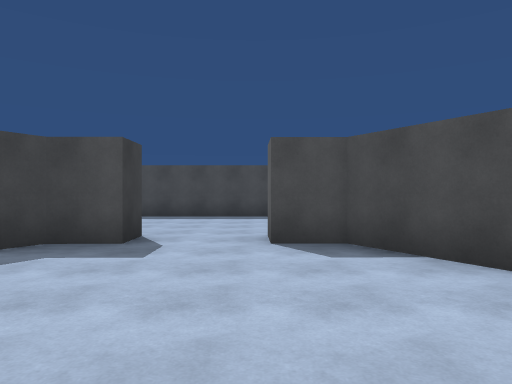
[1] (above)

24 first-person views from a walk through a scene from a Unity 3-D project. The camera is 1.4 m above the floor, looks level and sees 70° across. The floor is counted in squares, 2 m on a side. Each view is taken from the middle of a square. On the plan, view 1 faces up. The plan holds only what a view shows up to about 11 squares ahead; the rest is blank. The place goes on beyond the plan.

[2]
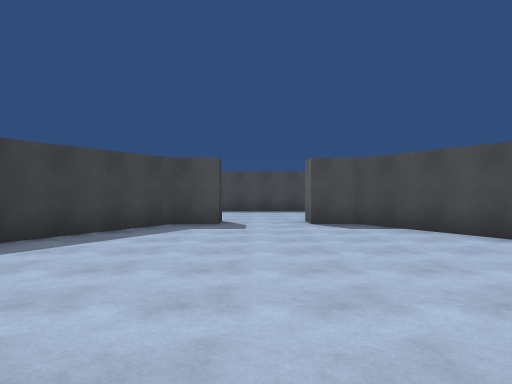

[3]
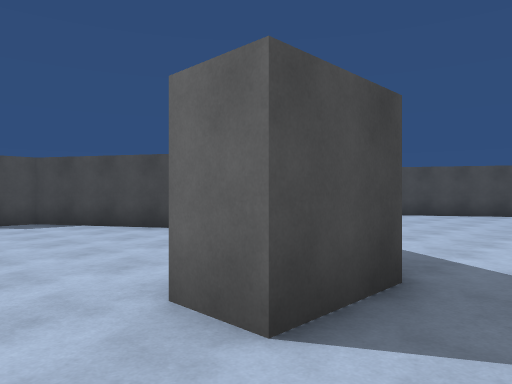

[4]
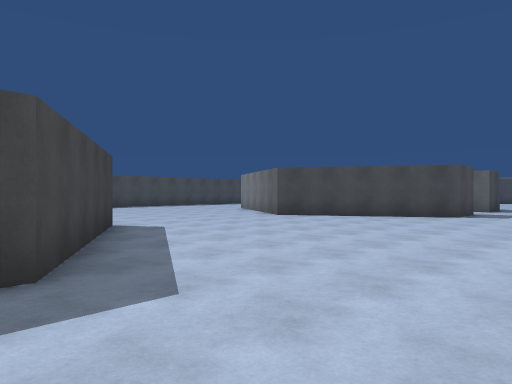

[5]
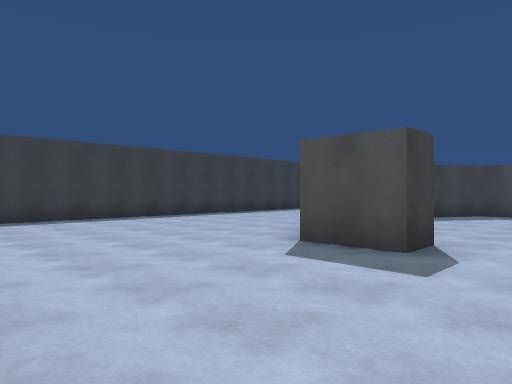

[6]
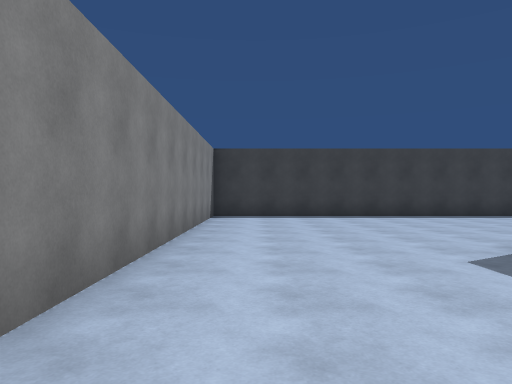

[7]
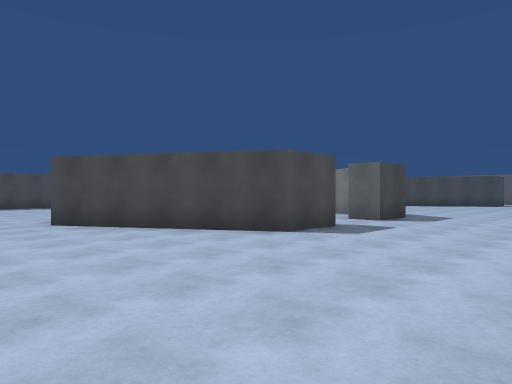

[8]
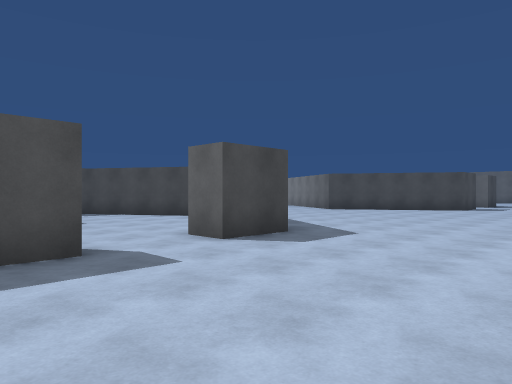

[9]
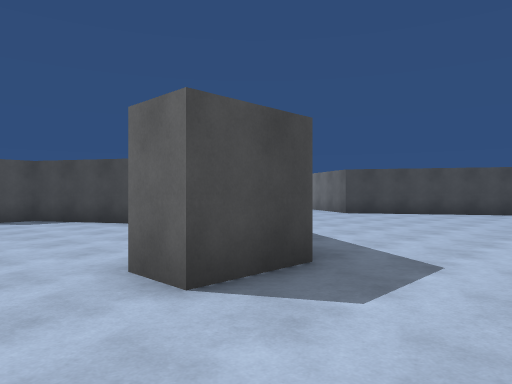

[10]
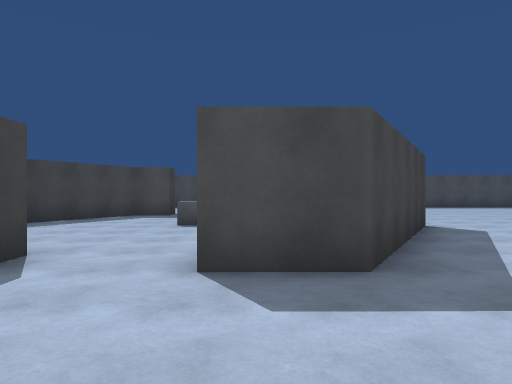

[11]
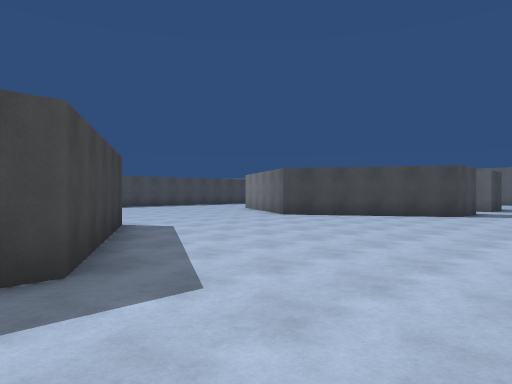

[12]
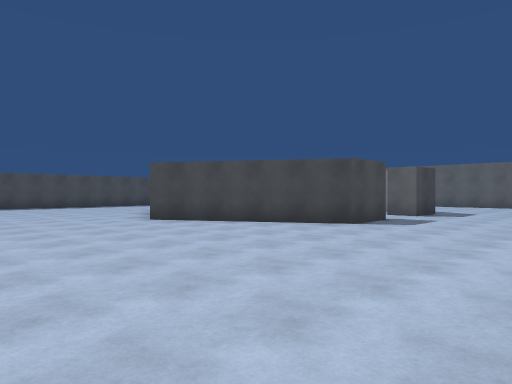

[13]
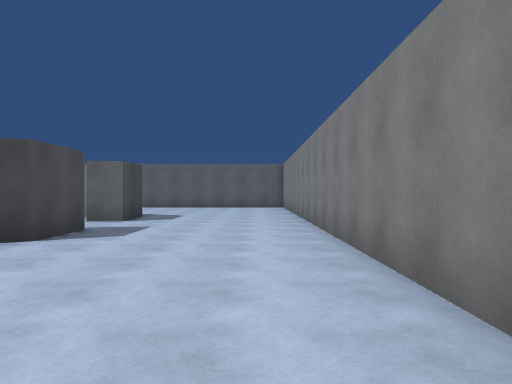

[14]
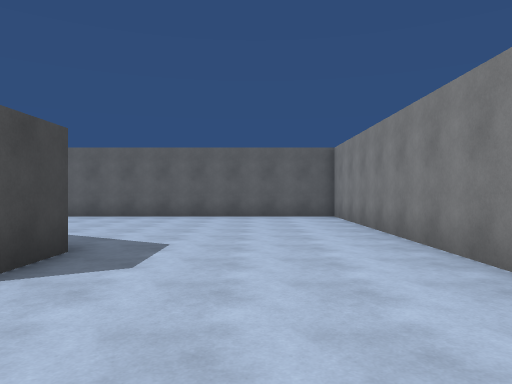

[15]
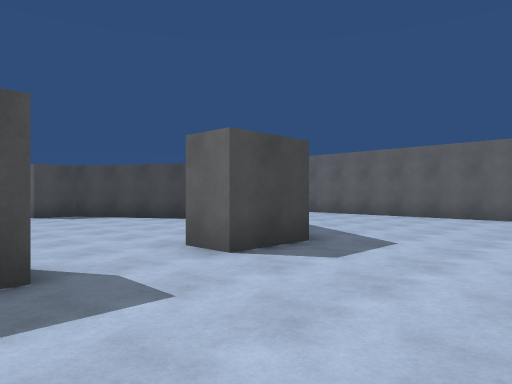

[16]
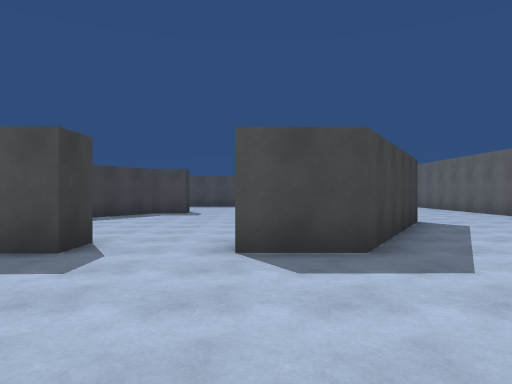

[17]
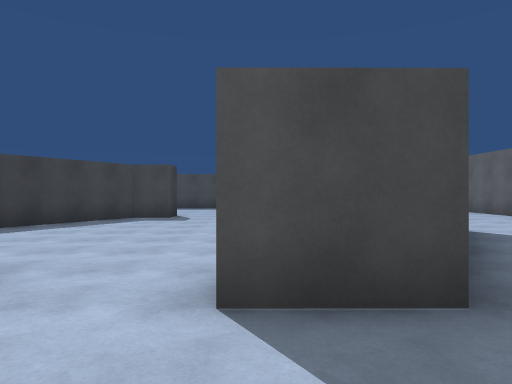

[18]
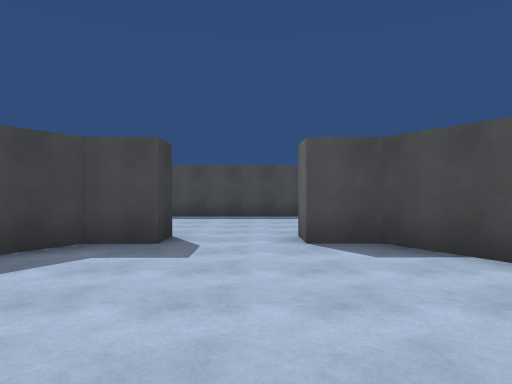

[19]
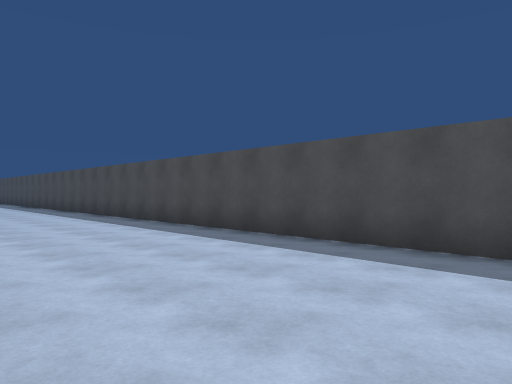

[20]
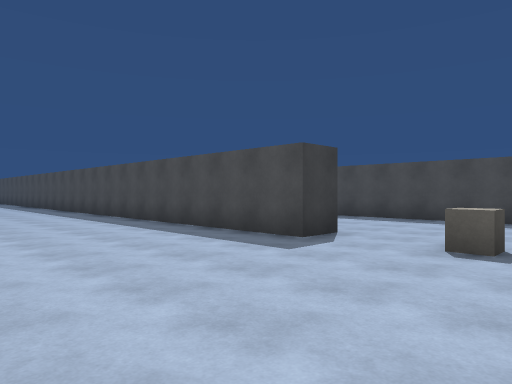

[21]
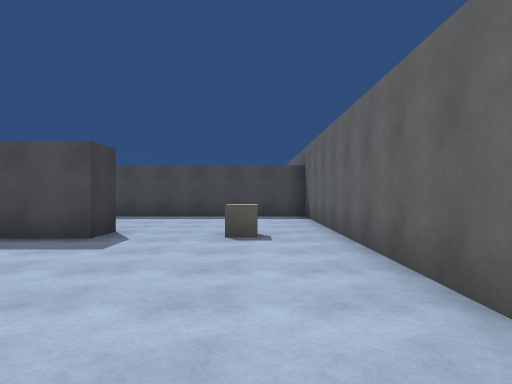

[22]
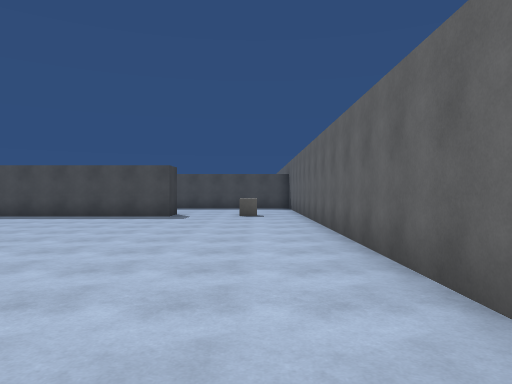

[23]
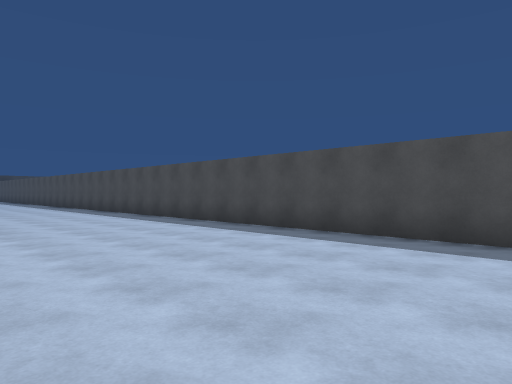

[24]
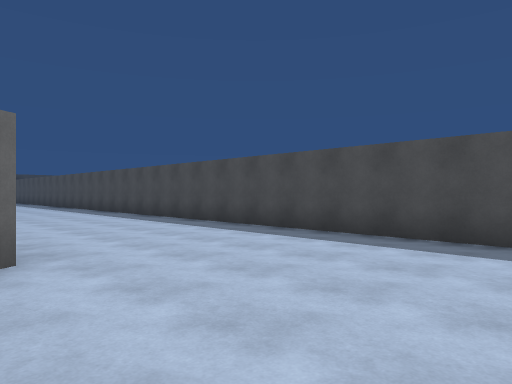

### Floor plan
Ten units are one square. View 1 is at (0, 0); x grows to the right and y downward. Boxes are objects, and circles mark ways between rooms. Rooms are numbered by the first view taken in them; rooms with no view inside come last. Other rooms are left out.
<svg viewBox="-101 -160 490 237">
<path fill="none" stroke="#000" d="M-18 -49 -28 -49 -45 -20M29 -22 12 -50 2 -50M195 -15 170 29 155 29 155 19M135 19 135 24M136 29 120 29 94 -15M43 -16 18 28 3 28 3 19M287 -58 287 -49M2 -50 2 -57M238 72 384 72 384 -4M287 19 288 28 272 28 246 -15M4 -105 -34 -105M307 -50 307 -58M-18 -58 -18 -49M-17 19 -17 28 -33 28M348 -16 323 28 308 28 308 19M345 -115 345 -105 110 -105M384 -20 384 -155 319 -155M-96 -15 -96 72 -8 72M335 -20 317 -50 307 -50M287 -49 277 -49 260 -20M134 -50 124 -50 108 -22M182 -20 164 -51 157 -51"/>
<rect x="365" y="-115" width="10" height="10" fill="#bbb"><title>other object</title></rect>
<rect x="145" y="-25" width="10" height="10" fill="#bbb"><title>other object</title></rect>
<circle cx="-5" cy="-50" r="3" fill="#2a7"/>
<circle cx="-5" cy="20" r="3" fill="#2a7"/>
<circle cx="295" cy="-50" r="3" fill="#2a7"/>
<circle cx="295" cy="20" r="3" fill="#2a7"/>
<circle cx="145" cy="-50" r="3" fill="#2a7"/>
<circle cx="145" cy="20" r="3" fill="#2a7"/>
<text x="-10" y="-10">1</text>
<text x="150" y="-50">2</text>
<text x="300" y="-10">3</text>
<text x="140" y="-10">4</text>
</svg>
Room 1 opens to room 2. Room 2 opens to room 3. Room 2 opens to room 4.

Where each view was taken, in squares from view 1:
view 1: 0 up, 0 right, facing up
view 2: 3 down, 1 left, facing up
view 3: 4 down, 1 left, facing up-right
view 4: 6 down, 1 right, facing up-right
view 5: 7 down, 0 right, facing up-left
view 6: 6 down, 1 right, facing left
view 7: 7 down, 7 right, facing up-right
view 8: 7 down, 12 right, facing up-right
view 9: 5 down, 14 right, facing up-right
view 10: 6 down, 16 right, facing up
view 11: 6 down, 16 right, facing up-right
view 12: 7 down, 20 right, facing up-right
view 13: 6 down, 22 right, facing right
view 14: 5 down, 28 right, facing right
view 15: 6 down, 28 right, facing up-right
view 16: 7 down, 31 right, facing up
view 17: 5 down, 31 right, facing up
view 18: 0 up, 30 right, facing up
view 19: 6 up, 31 right, facing up-left
view 20: 6 up, 38 right, facing up-left
view 21: 5 up, 37 right, facing up
view 22: 0 up, 37 right, facing up
view 23: 5 up, 24 right, facing up-left
view 24: 5 up, 21 right, facing up-left
